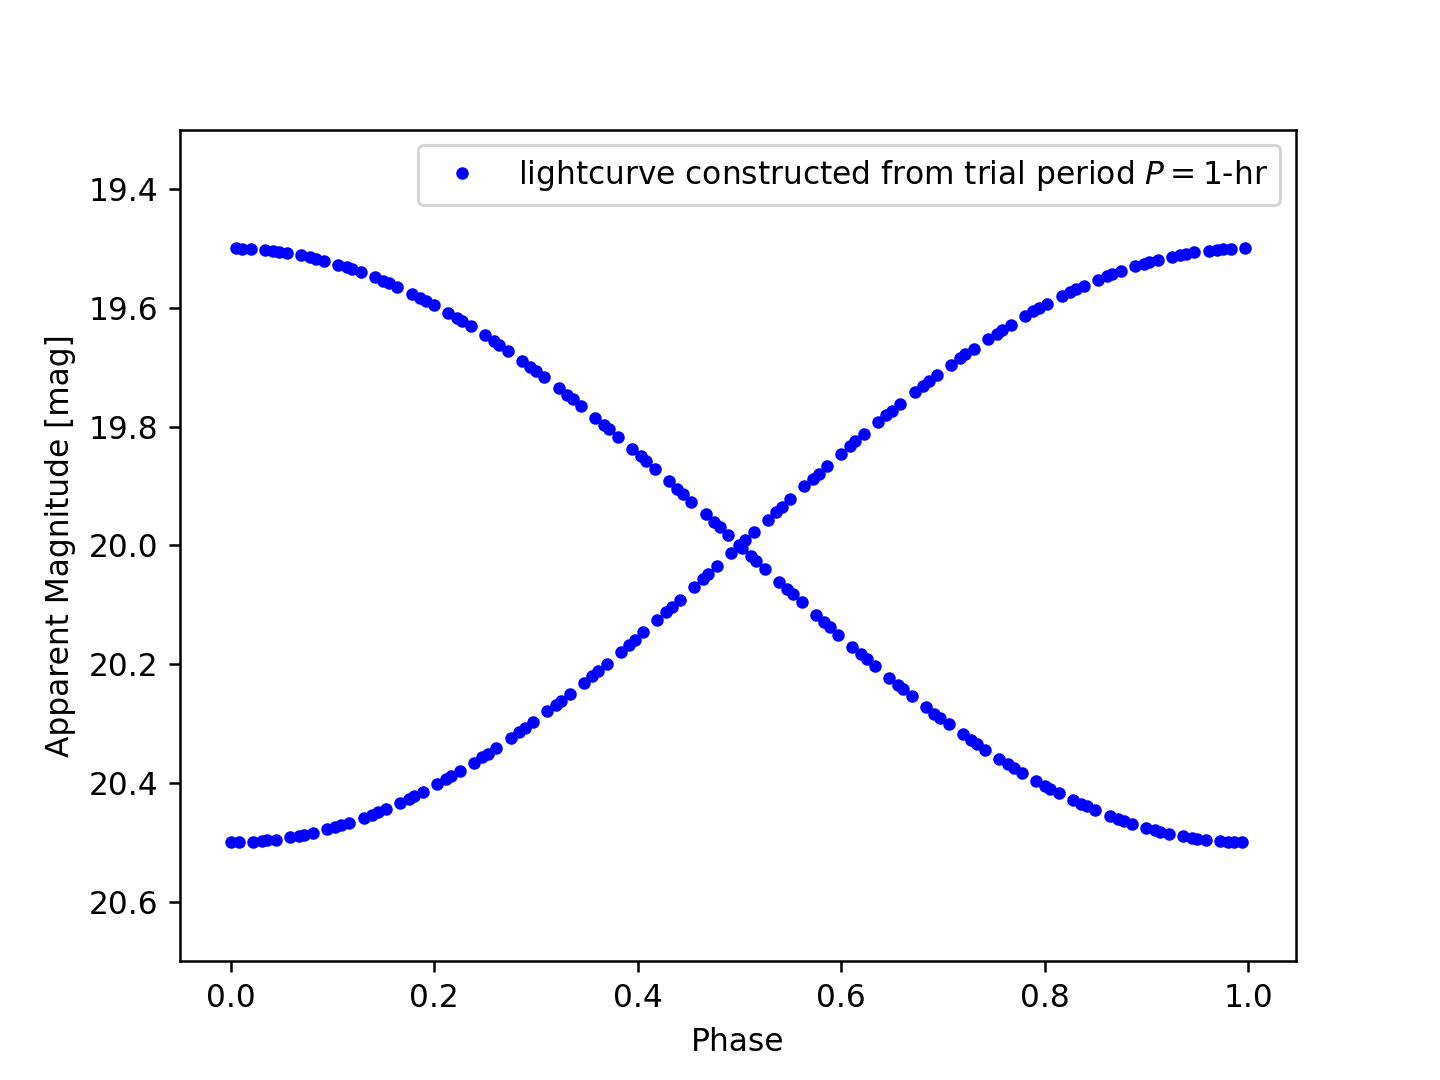

Here is the Python script that generated this plot:
#!/usr/pkg/bin/python3.9

#
# Time-stamp: <2022/11/27 17:35:42 (CST) daisuke>
#

# importing numpy module
import numpy

# importing astropy module
import astropy.units

# importing matplotlib module
import matplotlib.figure
import matplotlib.backends.backend_agg

# units
u_hr  = astropy.units.hr
u_day = astropy.units.day

# data file name
file_data = 'ai202209_s11_00_00.data'

# output file name
file_output = 'ai202209_s11_00_02.png'

# trial period
p_hr = 1.0 * u_hr
p_day = p_hr.to (u_day)

# empty numpy arrays for storing data
data_mjd   = numpy.array ([])
data_phase = numpy.array ([])
data_mag   = numpy.array ([])

# opening file
with open (file_data, 'r') as fh:
    # reading file line-by-line
    for line in fh:
        # skipping line if the line starts with '#'
        if (line[0] == '#'):
            continue
        # removing line feed at the end of line
        line = line.strip ()
        # splitting data
        (datetime, mjd_str, mag_str) = line.split ()
        # conversion from string into float
        mjd   = float (mjd_str)
        mag   = float (mag_str)
        # calculation of phase of variability using a trial period
        phase = mjd / p_day.value - int (mjd / p_day.value)
        # appending the data at the end of numpy arrays
        data_mjd   = numpy.append (data_mjd, mjd)
        data_phase = numpy.append (data_phase, phase)
        data_mag   = numpy.append (data_mag, mag)

# making objects "fig" and "ax"
fig    = matplotlib.figure.Figure ()
canvas = matplotlib.backends.backend_agg.FigureCanvasAgg (fig)
ax     = fig.add_subplot (111)

# labels
ax.set_xlabel ('Phase')
ax.set_ylabel ('Apparent Magnitude [mag]')

# range
ax.set_ylim (19.3, 20.7)
ax.invert_yaxis ()

# plotting data
ax.plot (data_phase, data_mag, \
         linestyle='None', marker='o', markersize=3, color='blue', \
         label='lightcurve constructed from trial period $P=1$-hr')
ax.legend ()

# saving the plot into a file
fig.savefig (file_output, dpi=225)
